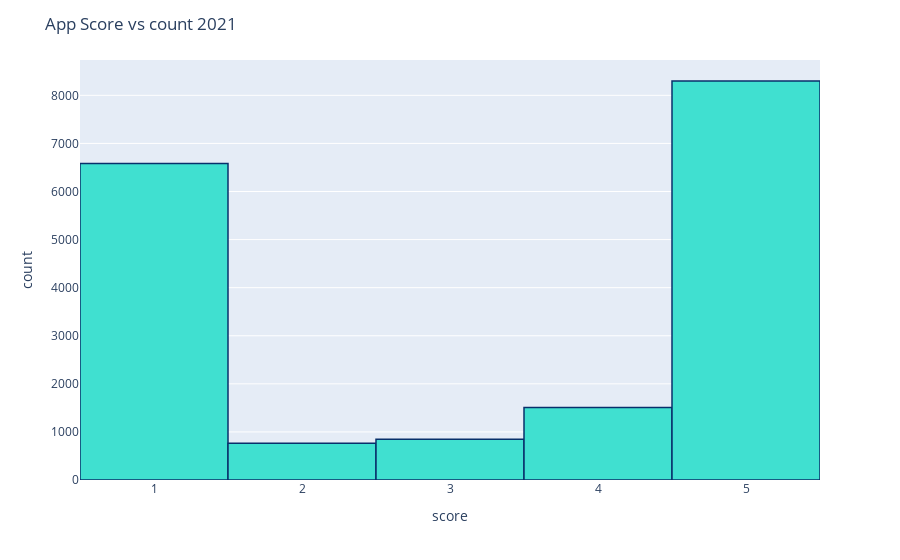

The notebook cell saved with this chart:
### Code cell
Draw_Figure1(Year_2021_Reviews,"score",'App Score vs count 2021')

### Figure 1 — Plotly figure (JSON) as saved in the notebook; plotly's stock layout.template omitted (floating-point values rounded to 4 significant figures; data arrays with more than 128 entries replaced by an {"elided": "..."} marker saying what was removed)
{"data": [{"alignmentgroup": "True", "bingroup": "x", "hovertemplate": "score=%{x}<br>count=%{y}<extra></extra>", "legendgroup": "", "marker": {"color": "turquoise", "line": {"color": "rgb(8,48,107)", "width": 1.5}, "pattern": {"shape": ""}}, "name": "", "offsetgroup": "", "orientation": "v", "showlegend": false, "type": "histogram", "x": {"elided": "17992 int values"}, "xaxis": "x", "yaxis": "y"}], "layout": {"autosize": true, "barmode": "relative", "legend": {"tracegroupgap": 0}, "margin": {"t": 60}, "title": {"text": "App Score vs count 2021"}, "xaxis": {"anchor": "y", "autorange": true, "domain": [0, 1], "range": [0.5, 5.5], "title": {"text": "score"}, "type": "linear"}, "yaxis": {"anchor": "x", "autorange": true, "domain": [0, 1], "range": [0, 8735.0], "title": {"text": "count"}}}}
